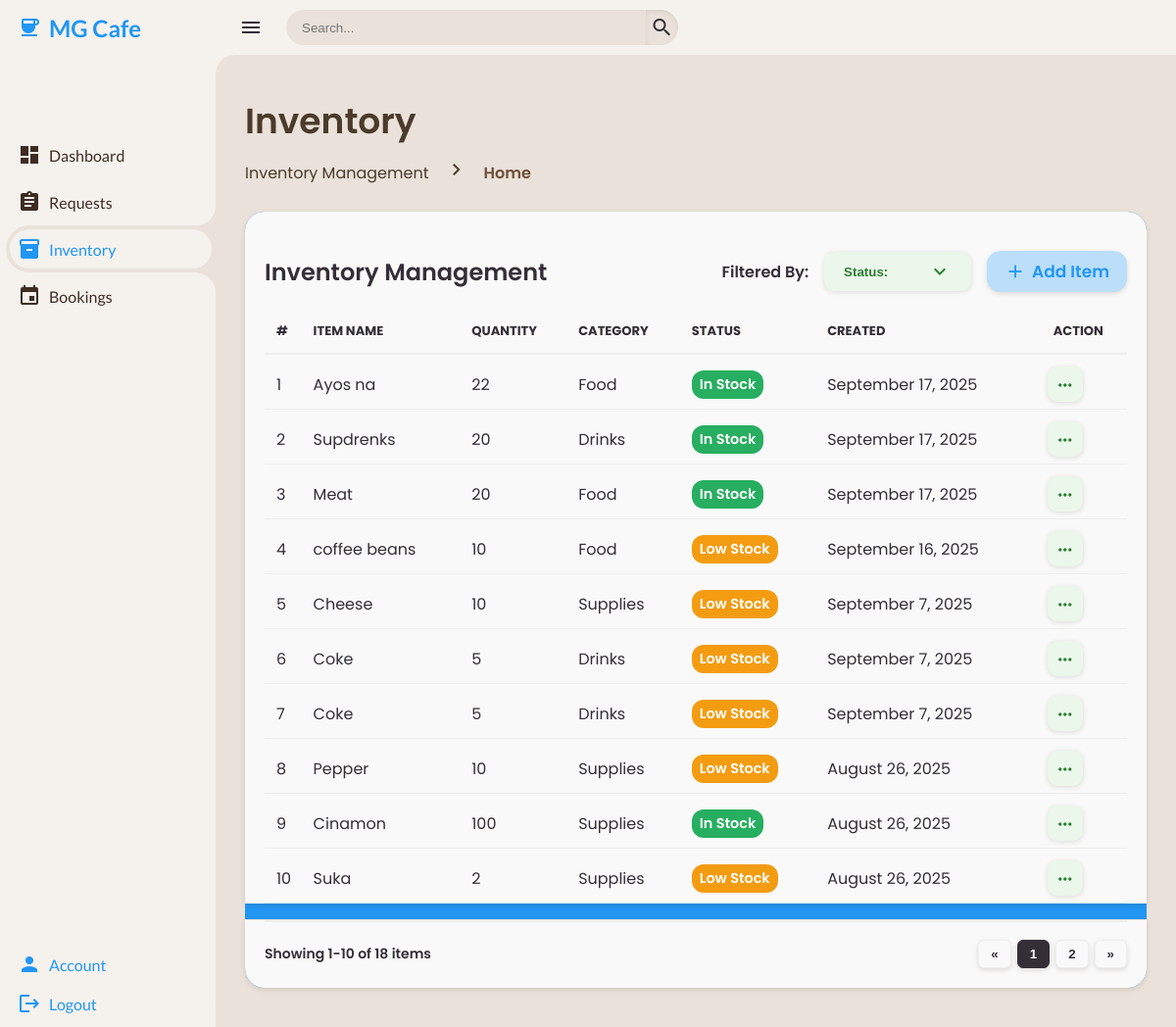
Page /client/client-inventory.php (signed in) on the committed database.
### tables this page shows
CREATE TABLE `tbl_inventory` (
  `inventory_id` int(11) NOT NULL,
  `item_name` varchar(100) DEFAULT NULL,
  `item_quantity` int(11) DEFAULT 0,
  `item_category` varchar(50) DEFAULT NULL,
  `item_status` enum('In Stock','Low Stock','Out of Stock') DEFAULT 'In Stock',
  `created_at` datetime DEFAULT current_timestamp(),
  `updated_at` timestamp NOT NULL DEFAULT current_timestamp() ON UPDATE current_timestamp(),
  `branch` enum('MG Cafe','MG Hub','MG Spa') NOT NULL DEFAULT 'MG Cafe'
);

### php/get-inventory.php (called while the page is built, shortened)
<?php
include __DIR__ . '/../config/database-connection.php';
$branch = $_GET['branch'] ?? ($_SESSION['branch'] ?? 'MG Cafe');
$inventory = [];
if ($branch !== 'Unknown') {
    $sql = "SELECT inventory_id, item_name, item_quantity, item_category, created_at
            FROM tbl_inventory
            WHERE branch = ?
            ORDER BY created_at DESC";
    $stmt = $conn->prepare($sql);
    if ($stmt) {
        $stmt->bind_param("s", $branch);
        $stmt->execute();
        $result = $stmt->get_result();
        while ($row = $result->fetch_assoc()) {
            $qty = (int)$row['item_quantity'];
            if ($qty <= 0) {
                $row['item_status'] = "Out of Stock";
            } elseif ($qty <= 10) {
                $row['item_status'] = "Low Stock";
            } else {
                $row['item_status'] = "In Stock";
            }
            $row['is_overstock'] = ($qty > 100);
            $inventory[] = $row;
        }
    }
}
?>

### client/client-inventory.php (the view, shortened to what this page needs)
<?php
include __DIR__ . '/../php/get-inventory.php';
?>
<!DOCTYPE html>
<html lang="en">
<head>
<link rel="stylesheet" href="../css/style.css">
</head>
<body class="client-dashboard" data-role="<?= $_SESSION['user_role'] ?>">
<section class="sidebar">
    <?php include '../includes/client-sidebar.php'; ?>
</section>
<section class="content">
<nav>
    <i class="material-icons icon-menu">menu</i>
    <form action="#">
        <div class="form-input">
            <input type="search" placeholder="Search...">
            <button type="submit" class="search-btn"><i class="material-icons search-icon">search</i></button>
        </div>
    </form>
</nav>
<div class="main">
    <div class="head-title">
        <div class="left">
            <h1>Inventory</h1>
            <ul class="breadcrumb">
                <li><a>Inventory Management</a></li>
                <li><i class='material-icons right-icon'>chevron_right</i></li>
                <li><a class="active">Home</a></li>
            </ul>
        </div>
    </div>
    <div class="table-container">
        <div class="table-card">
            <div class="head">
                <h2>Inventory Management</h2>
                <?php include '../includes/inventory-dropdown.php' ?>
                <button type="button" class="btn-add" id="openInventoryModal">
                    <i class="material-icons icon-add">add</i> Add Item
                </button>
            </div>
            <table>
                <thead>
                    <tr>
                        <th>#</th>
                        <th>ITEM NAME</th>
                        <th>QUANTITY</th>
                        <th>CATEGORY</th>
                        <th>STATUS</th>
                        <th>CREATED</th>
                        <th>ACTION</th>
                    </tr>
                </thead>
                <tbody>
                <?php if (!empty($inventory)) : $counter=1; ?>
                    <?php foreach ($inventory as $row): ?>
                    <tr>
                        <td><?= $counter++; ?></td>
                        <td><?= htmlspecialchars($row['item_name']); ?></td>
                        <td><?= htmlspecialchars($row['item_quantity']); ?></td>
                        <td class="inv-category"><?= htmlspecialchars($row['item_category']); ?></td>
                        <td><span class="status <?= strtolower(str_replace(' ', '-', $row['item_status'])); ?>"><?= htmlspecialchars($row['item_status']); ?></span></td>
                        <td><?= date("F j, Y", strtotime($row['created_at'])); ?></td>
                        <td>
                            <div class="icon-circle" tabindex="0">
                                <div class="dropdown-toggle icon-toggle">
                                    <i class="material-icons icon-more-vert">more_horiz</i>
                                </div>
                            </div>
                        </td>
                    </tr>
                    <?php endforeach; ?>
                <?php else: ?>
                    <tr><td colspan="7">No inventory items found</td></tr>
                <?php endif; ?>
                </tbody>
            </table>
        </div>
        <div class="table-pagination-container">
            <div class="total-rows" id="totalInventoryRows">
            </div>
            <div class="table-pagination" id="inventoryPagination"></div>
        </div>
    </div>
    <?php include '../includes/inventory-modal.php'; ?>
</div>
</section>
</body>
</html>

### css/components/sidebar.css (style rules this page uses)
.sidebar { position: fixed; top: 0; left: 0; width: 220px; height: 100%; background: var(--container-bg-color); z-index: 1000; font-family: 'Lato', sans-serif; transition: .3s ease; overflow-x: hidden; scrollbar-width: none; }

### css/components/dropdown.css (style rules this page uses)
.icon-circle { position: relative; border-radius: 8px; padding-top: 8px; width: 36px; height: 36px; background-color: var(--light); display: flex; align-items: center; justify-content: center; border-radius: 10px; background: var(--light); cursor: pointer; transition: background 0.2s ease, transform 0.15s ease; box-shadow: 0 1px 5px rgba(62,44,35,0.15); user-select: none; overflow: visible; }
.icon-circle i { font-size: 20px; color: var(--dark); }
.icon-circle { background: #eaf7ea; }
.icon-circle i { color: #2e7d32; }

### css/components/badge.css (style rules this page uses)
:root { --badge-new: #3498db; --badge-active: #27ae60; --badge-inactive: #95a5a6; }
.table-card table tr td .status, .table-card table tr td .shift { padding: 4px 8px; border-radius: 12px; font-weight: 600; font-size: 0.9rem; display: inline-block; user-select: none; }
.status.in-stock { background: #27ae60; color: #fff; }
.status.low-stock { background: #f39c12; color: #fff; }

### css/components/breadcrumb.css (style rules this page uses)
.head-title { display: flex; align-items: center; justify-content: space-between; grid-gap: 16px; flex-wrap: wrap; }
.head-title .left h1 { font-size: 36px; font-weight: 600; margin-bottom: 10px; color: var(--font); }
.head-title .left .breadcrumb { display: flex; align-items: center; grid-gap: 16px; }
.head-title .left .breadcrumb li { color: var(--font); }
.head-title .left .breadcrumb .right-icon { color: var(--font); }
.head-title .left .breadcrumb li a { color: var(--font); pointer-events: none; }
.head-title .left .breadcrumb li a.active { color: var(--active); pointer-events: unset; font-weight: 600; }

### css/components/button.css (style rules this page uses)
.btn, .btn-submit, .btn-cancel, .btn-danger, .btn-add, .btn-time-in-icon, .btn-time-out-icon, .tab-btn, .filter-buttons button, .event-actions .btn, .event-actions .btn.small, .custom-dropdown .dropdown-toggle { border: none; outline: none; background-clip: padding-box; -webkit-appearance: none; -moz-appearance: none; appearance: none; }
.btn-add, .btn-time-in-icon, .btn-time-out-icon { display: inline-flex; align-items: center; justify-content: center; gap: 6px; font-family: var(--primary-font); font-weight: 600; font-size: 17px; padding: 8px 18px; border-radius: 14px; cursor: pointer; box-shadow: 0 2px 5px rgba(62,44,35,0.15); transition: background 0.2s ease, transform 0.15s ease; }
.btn-add { background-color: var(--light-blue); color: var(--blue); }
.btn-add i, .btn-time-in-icon i, .btn-time-out-icon i { font-size: 22px; transition: color 0.3s ease; }
.btn-add i { color: var(--blue); }

### css/components/dashboard..css (style rules this page uses)
.table-pagination-container { display: flex; justify-content: space-between; align-items: center; padding: 16px 0; margin-top: 16px; border-top: 1px solid #e0e0e0; }

### css/components/forrm-request.css (style rules this page uses)
:root { --req-bg: #ffffff; --req-dark: #222222; --req-blue: #0077cc; --req-grey: #dcdcdc; --req-light-grey: #f5f5f5; --req-shadow: rgba(0, 0, 0, 0.25); --req-success: #28a745; --req-error: #dc3545; --req-radius: 8px; --req-input-height: 42px; }

### css/components/navbar.css (style rules this page uses)
nav { height: 56px; background: var(--container-bg-color); padding: 0 24px; display: flex; align-items: center; grid-gap: 24px; font-family: var(--lato); position: sticky; top: 0; left: 0; z-index: 100; }
nav::before { content: ''; position: absolute; width: 40px; height: 40px; bottom: -40px; left: 0; border-radius: 50%; box-shadow: -20px -20px 0 var(--container-bg-color); }
.icon-menu { cursor: pointer; color: var(--dark); }
form { max-width: 400px; width: 100%; margin-right: auto; }
.form-input { display: flex; align-items: center; height: 36px; }
.form-input input { flex-grow: 1; padding: 0 16px; height: 100%; border: none; background: var(--secondary-bg-color); border-radius: 36px 0 0 36px; outline: none; width: 100%; color: var(--dark); box-shadow: inset 0 2px 5px rgba(0,0,0,0.01); transition: box-shadow 0.3s ease; }
.form-input button { width: 36px; height: 100%; display: flex; justify-content: center; align-items: center; background: var(--secondary-bg-color); color: var(--dark); font-size: 18px; border: none; outline: none; border-radius: 0 36px 36px 0; cursor: pointer; box-shadow: inset 0 2px 5px rgba(0,0,0,0.08); transition: box-shadow 0.3s ease, background-color 0.3s ease; }

### rows in the picture
tbl_inventory: item_name "Ayos na", item_quantity "22", item_category "Food", item_status "In Stock", created_at "September 17, 2025"
tbl_inventory: item_name "Supdrenks", item_quantity "20", item_category "Drinks", item_status "In Stock", created_at "September 17, 2025"
tbl_inventory: item_name "Meat", item_quantity "20", item_category "Food", item_status "In Stock", created_at "September 17, 2025"
tbl_inventory: item_name "coffee beans", item_quantity "10", item_category "Food", item_status "Low Stock", created_at "September 16, 2025"
tbl_inventory: item_name "Cheese", item_quantity "10", item_category "Supplies", item_status "Low Stock", created_at "September 7, 2025"
tbl_inventory: item_name "Coke", item_quantity "5", item_category "Drinks", item_status "Low Stock", created_at "September 7, 2025"
tbl_inventory: item_name "Coke", item_quantity "5", item_category "Drinks", item_status "Low Stock", created_at "September 7, 2025"
tbl_inventory: item_name "Pepper", item_quantity "10", item_category "Supplies", item_status "Low Stock", created_at "August 26, 2025"
tbl_inventory: item_name "Cinamon", item_quantity "100", item_category "Supplies", item_status "In Stock", created_at "August 26, 2025"
tbl_inventory: item_name "Suka", item_quantity "2", item_category "Supplies", item_status "Low Stock", created_at "August 26, 2025"
